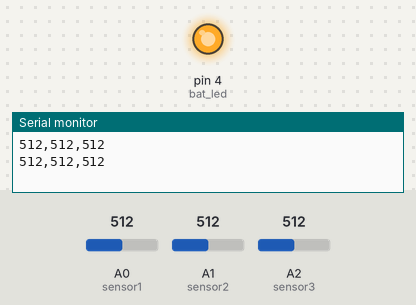
The sketch below on a simulated Arduino Uno, built with avr-gcc and run on an emulated ATmega328P. On the bench: output pins drawn as LEDs (lit = HIGH), the last lines printed to the serial monitor. The inputs (shaded band) are chosen by the test bench; at power-on: A0 (sensor1) = 512, A1 (sensor2) = 512, A2 (sensor3) = 512.

Above: at 2.8 s.
2.9 s: A0 (sensor1) set to 487
At 4.7 s:
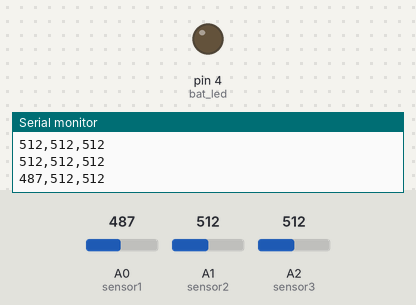
5.6 s: A0 (sensor1) set to 510
At 6.7 s:
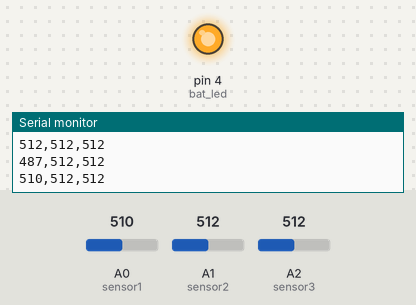
8.3 s: A0 (sensor1) set to 490
At 10.8 s:
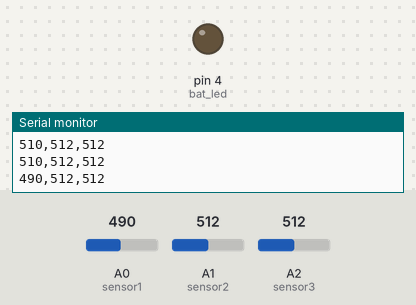
Timing chart, 0 to 12.3 s (numbered marks = the images above; inputs shaded):
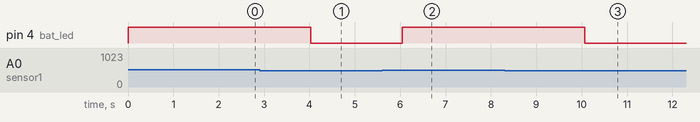

The sketch:

CODE_ARDUINO.ino
```cpp
#include <SoftwareSerial.h>

SoftwareSerial nodemcu(2,3);//tx-2, rx-3

int sensor1 = A0; // biến trở
int sensor2 = A1; //cảm biến hồng ngoại
int sensor3 = A2;

int sdata1 = 0;
int sdata2 = 0;
int sdata3 = 0;

String cdata;

void setup()
{
Serial.begin(9600);
nodemcu.begin(9600);

pinMode(sensor1, INPUT);
pinMode(sensor2, INPUT);
pinMode(sensor3, INPUT);
pinMode(4, OUTPUT); // bat led
digitalWrite(4, LOW);

}

void loop()
{

    sdata1 = analogRead(sensor1);
    sdata2 = analogRead(sensor2);
    sdata3 = analogRead(sensor3);
     if (sdata1 > 500) {digitalWrite(4, HIGH);}
 else {digitalWrite(4, LOW);}
   cdata = cdata + sdata1+","+sdata2+","+sdata3; // comma will be used a delimeter
   Serial.println(cdata);
   nodemcu.println(cdata);
   delay(2000); // 100 milli seconds
   cdata = "";
}
```

Measured:
- the behaviour switches between 501 and 500 on A0 (sensor1) (found by bisection; images 0 and 1)
- after the input at 2.9 s, pin 4 (bat_led): HIGH → LOW after 1.1 s
- after the input at 5.6 s, pin 4 (bat_led): LOW → HIGH after 0.44 s
- after the input at 8.3 s, pin 4 (bat_led): HIGH → LOW after 1.8 s
